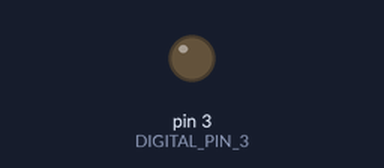
A sketch run on a simulated Arduino Uno, built with avr-gcc and run on an emulated ATmega328P. Shown: output pins drawn as LEDs (lit = HIGH).

Above: at 0.8 s.
At 7.0 s:
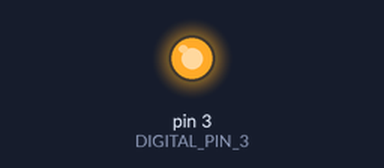
Timing chart, 0 to 7.4 s (numbered marks = the images above):
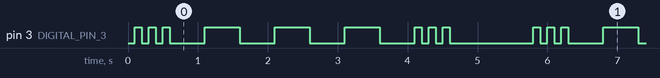

Measured:
- by itself, pin 3 (DIGITAL_PIN_3): repeats every 5.7 s: 2 × (LOW 0.10 s, HIGH 0.10 s), 3 × (LOW 0.50 s, HIGH 0.50 s), LOW 0.50 s, 2 × (HIGH 0.10 s, LOW 0.10 s), HIGH 0.10 s, LOW 1.2 s, HIGH 0.10 s
- by itself, everything shown: repeats every 5.7 s, in 18 steps

The sketch:

sos_led.ino
```cpp
// C++ code
//

int DIGITAL_PIN_3 = 3; // ~3

int SHORT_DELAY = 100; // 100 millisecond(s)

int LONG_DELAY = 500; // 500 millisecond(s)

int WAIT = 1000; // 1000 millisecond(s)

void setup()
{
  pinMode(DIGITAL_PIN_3, OUTPUT);
}

void loop()
{
  for(int i=0; i<3; i++) {
    delay(SHORT_DELAY);
    digitalWrite(DIGITAL_PIN_3, HIGH);
    delay(SHORT_DELAY);
    digitalWrite(DIGITAL_PIN_3, LOW);
  }

  delay(LONG_DELAY);

  for(int i=0; i<3; i++) {
    digitalWrite(DIGITAL_PIN_3, HIGH);
    delay(LONG_DELAY);
    digitalWrite(DIGITAL_PIN_3, LOW);
    delay(LONG_DELAY);
  }

  for(int i=0; i<3; i++) {
    digitalWrite(DIGITAL_PIN_3, HIGH);
    delay(SHORT_DELAY);
    digitalWrite(DIGITAL_PIN_3, LOW);
    delay(SHORT_DELAY);
  }

  delay(WAIT);
}
```
